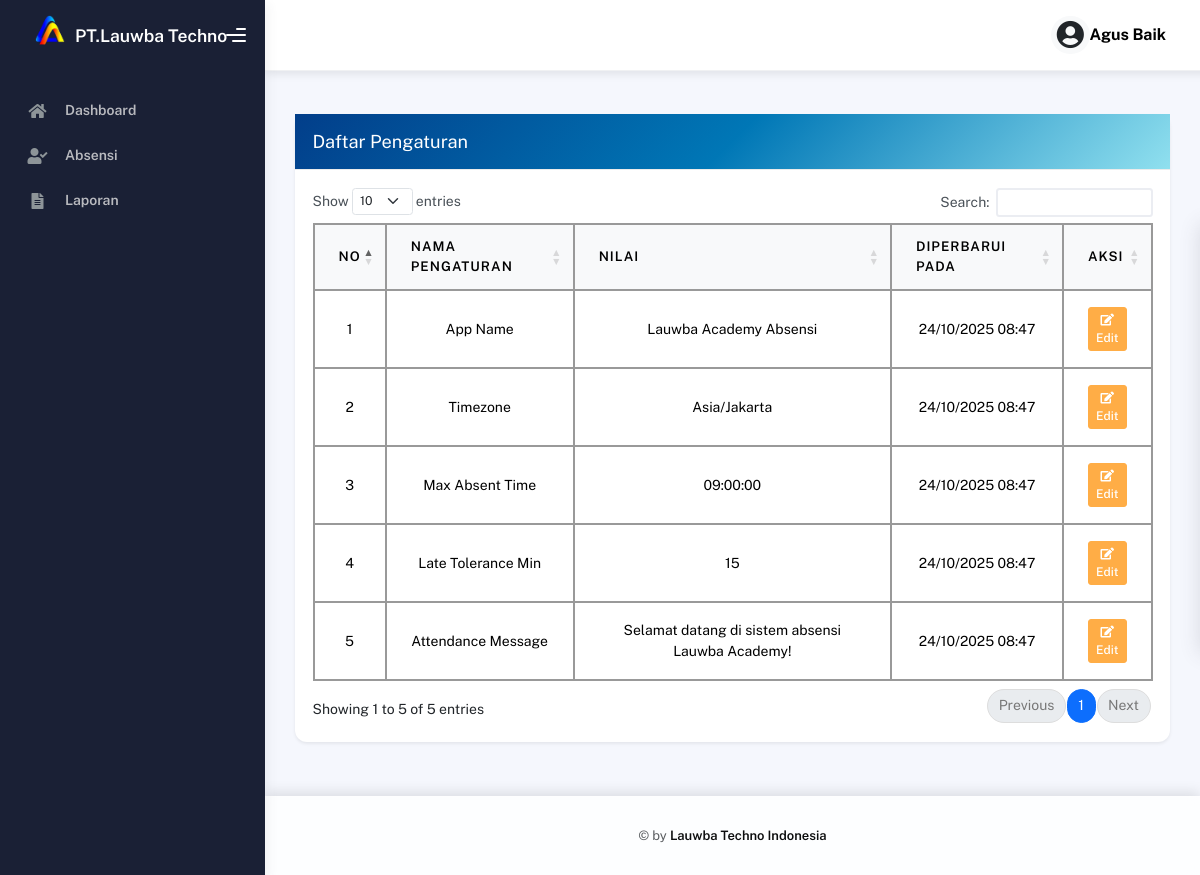
Screenshot of /backend/pages/settings/index.php (signed in) with the database file from the repository.
### tables this page shows
CREATE TABLE `users` (
  `id` int NOT NULL,
  `username` varchar(100) NOT NULL,
  `password_hash` varchar(255) NOT NULL,
  `full_name` varchar(150) NOT NULL,
  `email` varchar(150) NOT NULL,
  `phone` varchar(20) DEFAULT NULL,
  `role` enum('admin','pembimbing','peserta') DEFAULT 'peserta',
  `status` enum('aktif','nonaktif') DEFAULT 'aktif',
  `created_at` datetime DEFAULT CURRENT_TIMESTAMP,
  `updated_at` datetime DEFAULT CURRENT_TIMESTAMP ON UPDATE CURRENT_TIMESTAMP
);

CREATE TABLE `settings` (
  `id` int NOT NULL,
  `setting_key` varchar(100) DEFAULT NULL,
  `setting_value` text,
  `created_at` datetime DEFAULT CURRENT_TIMESTAMP,
  `updated_at` datetime DEFAULT CURRENT_TIMESTAMP ON UPDATE CURRENT_TIMESTAMP
);

### backend/pages/settings/index.php (the view, shortened to what this page needs)
<?php
include __DIR__ . '/../../../config/connection.php';
include '../../partials/header.php';
include '../../partials/sidebar.php';
include '../../partials/navbar.php';
$qSettings = "SELECT * FROM settings ORDER BY id ASC";
$result = mysqli_query($connect, $qSettings);
?>
<div class="container">
  <div class="page-inner">
    <div class="d-flex align-items-left align-items-md-center flex-column flex-md-row pt-2 pb-3">
    </div>
    <div class="row">
      <div class="col-md-12">
        <div class="card card-round shadow-sm">
          <div class="card-header" style="background: linear-gradient(135deg, #023e8a, #0077b6, #90e0ef); color: #fff;">
            <h5 class="mb-0">Daftar Pengaturan</h5>
          </div>
          <div class="card-body">
            <div class="table-responsive">
              <table id="settingsTable" class="table table-bordered table-hover align-middle text-center">
                <thead>
                  <tr>
                    <th width="5%">No</th>
                    <th>Nama Pengaturan</th>
                    <th>Nilai</th>
                    <th>Diperbarui Pada</th>
                    <th width="10%">Aksi</th>
                  </tr>
                </thead>
                <tbody>
                  <?php
                  $no = 1;
                  if ($result && mysqli_num_rows($result) > 0):
                    while ($row = mysqli_fetch_assoc($result)): ?>
                      <tr>
                        <td><?= $no++ ?></td>
                        <td class="text-capitalize"><?= htmlspecialchars(str_replace('_', ' ', $row['setting_key'])) ?></td>
                        <td><?= nl2br(htmlspecialchars($row['setting_value'])) ?></td>
                        <td><?= $row['updated_at'] ? date('d/m/Y H:i', strtotime($row['updated_at'])) : '-' ?></td>
                        <td>
                          <a href="edit.php?id=<?= $row['id'] ?>" class="btn btn-warning btn-sm text-white">
                            <i class="fas fa-edit"></i> Edit
                          </a>
                        </td>
                      </tr>
                  <?php endwhile;
                  endif; ?>
                </tbody>
              </table>
            </div>
          </div>
        </div>
      </div>
    </div>
  </div>
</div>
<?php include '../../partials/footer.php'; ?>
<?php include '../../partials/script.php'; ?>

### backend/partials/navbar.php (shortened to what this page needs)
<?php
include __DIR__ . '/../../config/connection.php';
$user_id = $_SESSION['user_id'] ?? null;
$user_data = null;
if ($user_id) {
  $query = mysqli_query($connect, "SELECT username, full_name, role FROM users WHERE id = '$user_id' LIMIT 1");
  $user_data = mysqli_fetch_assoc($query);
}
$username_display = $user_data['username'] ?? $_SESSION['username'] ?? 'Guest';
?>
<div class="main-panel">
  <div class="main-header">
    <nav
      class="navbar navbar-header navbar-header-transparent navbar-expand-lg border-bottom">
      <div class="container-fluid">
        <ul class="navbar-nav topbar-nav ms-md-auto align-items-center">
          <li class="nav-item topbar-user dropdown hidden-caret">
            <a
              class="dropdown-toggle profile-pic"
              data-bs-toggle="dropdown"
              href="#"
              aria-expanded="false">
              <div class="avatar-sm d-flex justify-content-center align-items-center bg-light rounded-circle">
                <i class="fas fa-user-circle fa-2x text-dark"></i>
              </div>
              <span class="me-2 text-capitalize" style="font-weight: bold; font-size: 16px;">
  <?= htmlspecialchars($username_display, ENT_QUOTES, 'UTF-8') ?>
</span>
            </a>
          </li>
        </ul>
      </div>
    </nav>
  </div>

### backend/partials/navbar.php (style rules this page uses)
.navbar.navbar-header { background: #ffffffcc; backdrop-filter: blur(6px); box-shadow: 0 2px 10px rgba(0, 0, 0, 0.1); }

### backend/pages/settings/index.php (style rules this page uses)
.table, .table-bordered, .table-bordered th, .table-bordered td { border: 1px solid #999 !important; color: #000; }
.table thead th { background-color: #f8f9fa; border: 1px solid #999 !important; }
.table tbody td { border: 1px solid #999 !important; }
.card { border-radius: 12px; box-shadow: 0 4px 12px rgba(0, 0, 0, 0.2); }
.btn-sm { padding: 3px 7px; font-size: 12px; }

### rows the page displays
users: username "Agus Baik"
settings: setting_key "App Name", setting_value "Lauwba Academy Absensi", updated_at "24/10/2025 08:47"
settings: setting_key "Timezone", setting_value "Asia/Jakarta", updated_at "24/10/2025 08:47"
settings: setting_key "Max Absent Time", setting_value "09:00:00", updated_at "24/10/2025 08:47"
settings: setting_key "Late Tolerance Min", setting_value "15", updated_at "24/10/2025 08:47"
settings: setting_key "Attendance Message", setting_value "Selamat datang di sistem absensi Lauwba Academy!", updated_at "24/10/2025 08:47"
